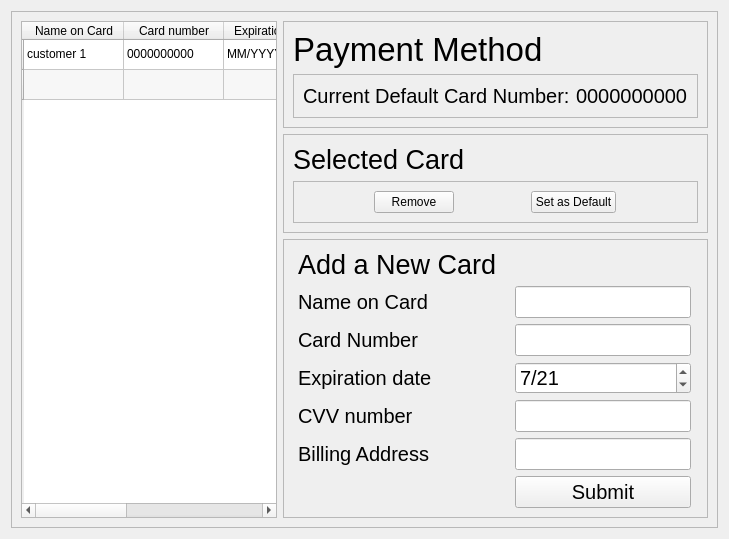
          <widget class="QWidget" name="paymentpage">
           <layout class="QVBoxLayout" name="verticalLayout_14">
            <item>
             <widget class="QFrame" name="frame_28">
              <property name="frameShape">
               <enum>QFrame::StyledPanel</enum>
              </property>
              <property name="frameShadow">
               <enum>QFrame::Raised</enum>
              </property>
              <layout class="QGridLayout" name="gridLayout_10">
               <item row="1" column="1">
                <widget class="QFrame" name="frame_32">
                 <property name="frameShape">
                  <enum>QFrame::StyledPanel</enum>
                 </property>
                 <property name="frameShadow">
                  <enum>QFrame::Raised</enum>
                 </property>
                 <layout class="QGridLayout" name="gridLayout_14">
                  <item row="1" column="0">
                   <widget class="QLabel" name="paymentSelectedCardTitle">
                    <property name="sizePolicy">
                     <sizepolicy hsizetype="Maximum" vsizetype="Maximum">
                      <horstretch>0</horstretch>
                      <verstretch>0</verstretch>
                     </sizepolicy>
                    </property>
                    <property name="styleSheet">
                     <string notr="true">font-size: 20pt;</string>
                    </property>
                    <property name="text">
                     <string>Selected Card </string>
                    </property>
                   </widget>
                  </item>
                  <item row="2" column="0" colspan="2">
                   <widget class="QFrame" name="frame_30">
                    <property name="frameShape">
                     <enum>QFrame::StyledPanel</enum>
                    </property>
                    <property name="frameShadow">
                     <enum>QFrame::Raised</enum>
                    </property>
                    <layout class="QHBoxLayout" name="horizontalLayout_5">
                     <item>
                      <widget class="QPushButton" name="paymentSelectedCardRemoveButton">
                       <property name="sizePolicy">
                        <sizepolicy hsizetype="Maximum" vsizetype="Fixed">
                         <horstretch>0</horstretch>
                         <verstretch>0</verstretch>
                        </sizepolicy>
                       </property>
                       <property name="text">
                        <string>Remove</string>
                       </property>
                      </widget>
                     </item>
                     <item>
                      <widget class="QPushButton" name="paymentSelectedCardSetDefaultButton">
                       <property name="sizePolicy">
                        <sizepolicy hsizetype="Maximum" vsizetype="Fixed">
                         <horstretch>0</horstretch>
                         <verstretch>0</verstretch>
                        </sizepolicy>
                       </property>
                       <property name="text">
                        <string>Set as Default</string>
                       </property>
                      </widget>
                     </item>
                    </layout>
                   </widget>
                  </item>
                 </layout>
                </widget>
               </item>
               <item row="0" column="0" rowspan="3">
                <widget class="QTableWidget" name="paymentTableWidget">
                 <property name="sizePolicy">
                  <sizepolicy hsizetype="Preferred" vsizetype="Expanding">
                   <horstretch>0</horstretch>
                   <verstretch>0</verstretch>
                  </sizepolicy>
                 </property>
                 <property name="alternatingRowColors">
                  <bool>true</bool>
                 </property>
                 <property name="selectionBehavior">
                  <enum>QAbstractItemView::SelectRows</enum>
                 </property>
                 <property name="rowCount">
                  <number>2</number>
                 </property>
                 <row>
                  <property name="text">
                   <string/>
                  </property>
                 </row>
                 <row>
                  <property name="text">
                   <string/>
                  </property>
                 </row>
                 <column>
                  <property name="text">
                   <string>Name on Card</string>
                  </property>
                 </column>
                 <column>
                  <property name="text">
                   <string>Card number</string>
                  </property>
                 </column>
                 <column>
                  <property name="text">
                   <string>Expiration date</string>
                  </property>
                 </column>
                 <column>
                  <property name="text">
                   <string>Security code</string>
                  </property>
                 </column>
                 <column>
                  <property name="text">
                   <string>Billing Address</string>
                  </property>
                 </column>
                 <item row="0" column="0">
                  <property name="text">
                   <string>customer 1</string>
                  </property>
                 </item>
                 <item row="0" column="1">
                  <property name="text">
                   <string>0000000000</string>
                  </property>
                 </item>
                 <item row="0" column="2">
                  <property name="text">
                   <string>MM/YYYY</string>
                  </property>
                 </item>
                 <item row="0" column="3">
                  <property name="text">
                   <string>000</string>
                  </property>
                 </item>
                 <item row="0" column="4">
                  <property name="text">
                   <string>000 West 000st Apt 00 New York,  NY 00000 </string>
                  </property>
                 </item>
                </widget>
               </item>
               <item row="0" column="1">
                <widget class="QFrame" name="frame_29">
                 <property name="frameShape">
                  <enum>QFrame::StyledPanel</enum>
                 </property>
                 <property name="frameShadow">
                  <enum>QFrame::Raised</enum>
                 </property>
                 <layout class="QGridLayout" name="gridLayout_11">
                  <item row="2" column="0">
                   <widget class="QFrame" name="frame_33">
                    <property name="styleSheet">
                     <string notr="true">font-size: 15pt;</string>
                    </property>
                    <property name="frameShape">
                     <enum>QFrame::StyledPanel</enum>
                    </property>
                    <property name="frameShadow">
                     <enum>QFrame::Raised</enum>
                    </property>
                    <layout class="QHBoxLayout" name="horizontalLayout_10">
                     <item>
                      <widget class="QLabel" name="paymentDefaultPaymentTitle">
                       <property name="sizePolicy">
                        <sizepolicy hsizetype="Maximum" vsizetype="Maximum">
                         <horstretch>0</horstretch>
                         <verstretch>0</verstretch>
                        </sizepolicy>
                       </property>
                       <property name="text">
                        <string>Current Default Card Number:</string>
                       </property>
                      </widget>
                     </item>
                     <item>
                      <widget class="QLabel" name="paymentDefaultPaymentCardNumber">
                       <property name="sizePolicy">
                        <sizepolicy hsizetype="Maximum" vsizetype="Maximum">
                         <horstretch>0</horstretch>
                         <verstretch>0</verstretch>
                        </sizepolicy>
                       </property>
                       <property name="text">
                        <string>0000000000</string>
                       </property>
                      </widget>
                     </item>
                    </layout>
                   </widget>
                  </item>
                  <item row="1" column="0">
                   <widget class="QLabel" name="paymentMethodTitle">
                    <property name="sizePolicy">
                     <sizepolicy hsizetype="Preferred" vsizetype="Maximum">
                      <horstretch>0</horstretch>
                      <verstretch>0</verstretch>
                     </sizepolicy>
                    </property>
                    <property name="styleSheet">
                     <string notr="true">font-size: 25pt;</string>
                    </property>
                    <property name="text">
                     <string>Payment Method</string>
                    </property>
                   </widget>
                  </item>
                 </layout>
                </widget>
               </item>
               <item row="2" column="1">
                <widget class="QFrame" name="frame_31">
                 <property name="styleSheet">
                  <string notr="true">font-size: 15pt;</string>
                 </property>
                 <property name="frameShape">
                  <enum>QFrame::StyledPanel</enum>
                 </property>
                 <property name="frameShadow">
                  <enum>QFrame::Raised</enum>
                 </property>
                 <layout class="QGridLayout" name="gridLayout_21">
                  <item row="5" column="1">
                   <widget class="QDateEdit" name="paymentAddNewCardExpirationTitleDateEdit">
                    <property name="dateTime">
                     <datetime>
                      <hour>0</hour>
                      <minute>0</minute>
                      <second>0</second>
                      <year>2021</year>
                      <month>7</month>
                      <day>1</day>
                     </datetime>
                    </property>
                    <property name="displayFormat">
                     <string>M/yy</string>
                    </property>
                    <property name="date">
                     <date>
                      <year>2021</year>
                      <month>7</month>
                      <day>1</day>
                     </date>
                    </property>
                   </widget>
                  </item>
                  <item row="8" column="1">
                   <widget class="QLineEdit" name="paymentAddNewCardcvvTitleLineEdit">
                    <property name="sizePolicy">
                     <sizepolicy hsizetype="Maximum" vsizetype="Maximum">
                      <horstretch>0</horstretch>
                      <verstretch>0</verstretch>
                     </sizepolicy>
                    </property>
                   </widget>
                  </item>
                  <item row="9" column="0">
                   <widget class="QLabel" name="paymentAddNewCardAddressTitle">
                    <property name="text">
                     <string>Billing Address</string>
                    </property>
                   </widget>
                  </item>
                  <item row="2" column="0">
                   <widget class="QLabel" name="paymentAddNewCardNameTitle">
                    <property name="sizePolicy">
                     <sizepolicy hsizetype="Maximum" vsizetype="Preferred">
                      <horstretch>0</horstretch>
                      <verstretch>0</verstretch>
                     </sizepolicy>
                    </property>
                    <property name="text">
                     <string>Name on Card</string>
                    </property>
                   </widget>
                  </item>
                  <item row="4" column="1">
                   <widget class="QLineEdit" name="paymentAddNewCardNumberTitlLineEdit">
                    <property name="sizePolicy">
                     <sizepolicy hsizetype="Maximum" vsizetype="Maximum">
                      <horstretch>0</horstretch>
                      <verstretch>0</verstretch>
                     </sizepolicy>
                    </property>
                   </widget>
                  </item>
                  <item row="5" column="0">
                   <widget class="QLabel" name="paymentAddNewCardExpirationTitle">
                    <property name="text">
                     <string>Expiration date</string>
                    </property>
                   </widget>
                  </item>
                  <item row="4" column="0">
                   <widget class="QLabel" name="paymentAddNewCardNumberTitle">
                    <property name="text">
                     <string>Card Number</string>
                    </property>
                   </widget>
                  </item>
                  <item row="2" column="1">
                   <widget class="QLineEdit" name="paymentAddNewCardNameTitleLineEdit">
                    <property name="sizePolicy">
                     <sizepolicy hsizetype="Maximum" vsizetype="Maximum">
                      <horstretch>0</horstretch>
                      <verstretch>0</verstretch>
                     </sizepolicy>
                    </property>
                   </widget>
                  </item>
                  <item row="10" column="1">
                   <widget class="QPushButton" name="paymentAddNewCardSubmiButton">
                    <property name="text">
                     <string>Submit</string>
                    </property>
                   </widget>
                  </item>
                  <item row="8" column="0">
                   <widget class="QLabel" name="paymentAddNewCardcvvTitle">
                    <property name="text">
                     <string>CVV number</string>
                    </property>
                   </widget>
                  </item>
                  <item row="9" column="1">
                   <widget class="QLineEdit" name="paymentAddNewCardAddressTitleLineEdit">
                    <property name="sizePolicy">
                     <sizepolicy hsizetype="Maximum" vsizetype="Maximum">
                      <horstretch>0</horstretch>
                      <verstretch>0</verstretch>
                     </sizepolicy>
                    </property>
                   </widget>
                  </item>
                  <item row="1" column="0">
                   <widget class="QLabel" name="paymentAddNewCardTitle">
                    <property name="sizePolicy">
                     <sizepolicy hsizetype="Preferred" vsizetype="Maximum">
                      <horstretch>0</horstretch>
                      <verstretch>0</verstretch>
                     </sizepolicy>
                    </property>
                    <property name="styleSheet">
                     <string notr="true">font-size: 20pt;</string>
                    </property>
                    <property name="text">
                     <string>Add a New Card </string>
                    </property>
                   </widget>
                  </item>
                 </layout>
                </widget>
               </item>
              </layout>
             </widget>
            </item>
           </layout>
          </widget>
